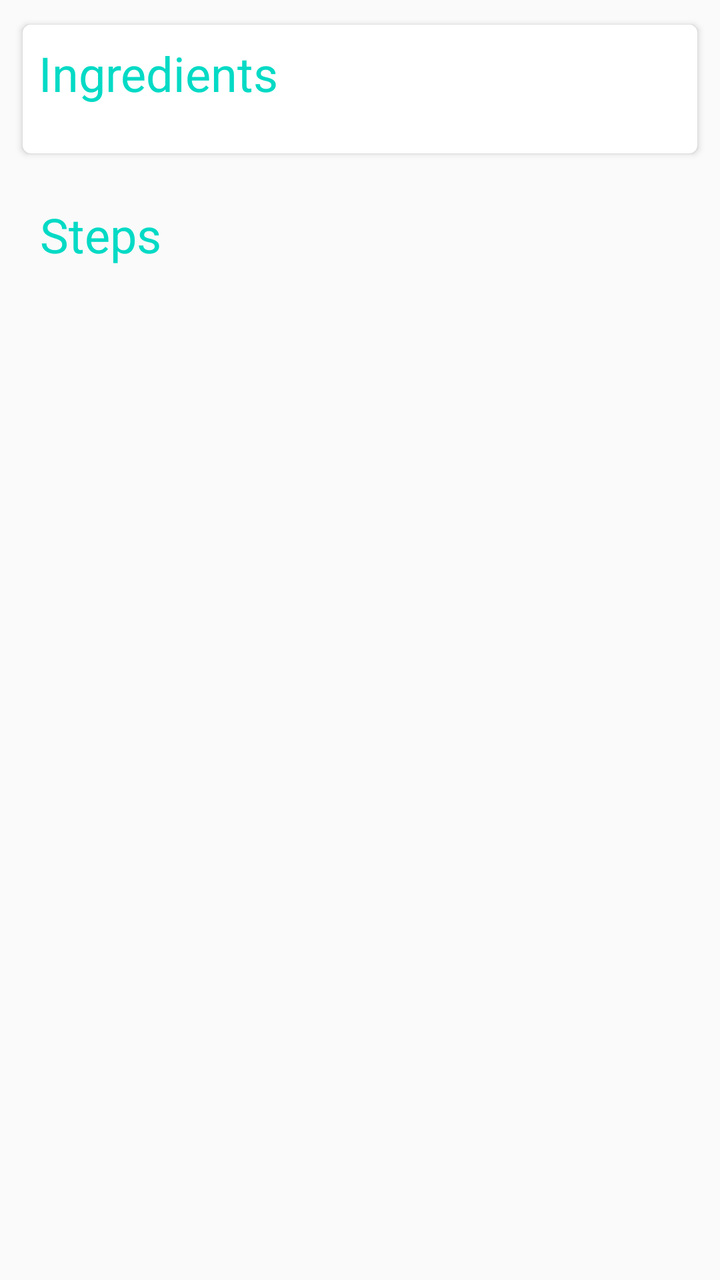
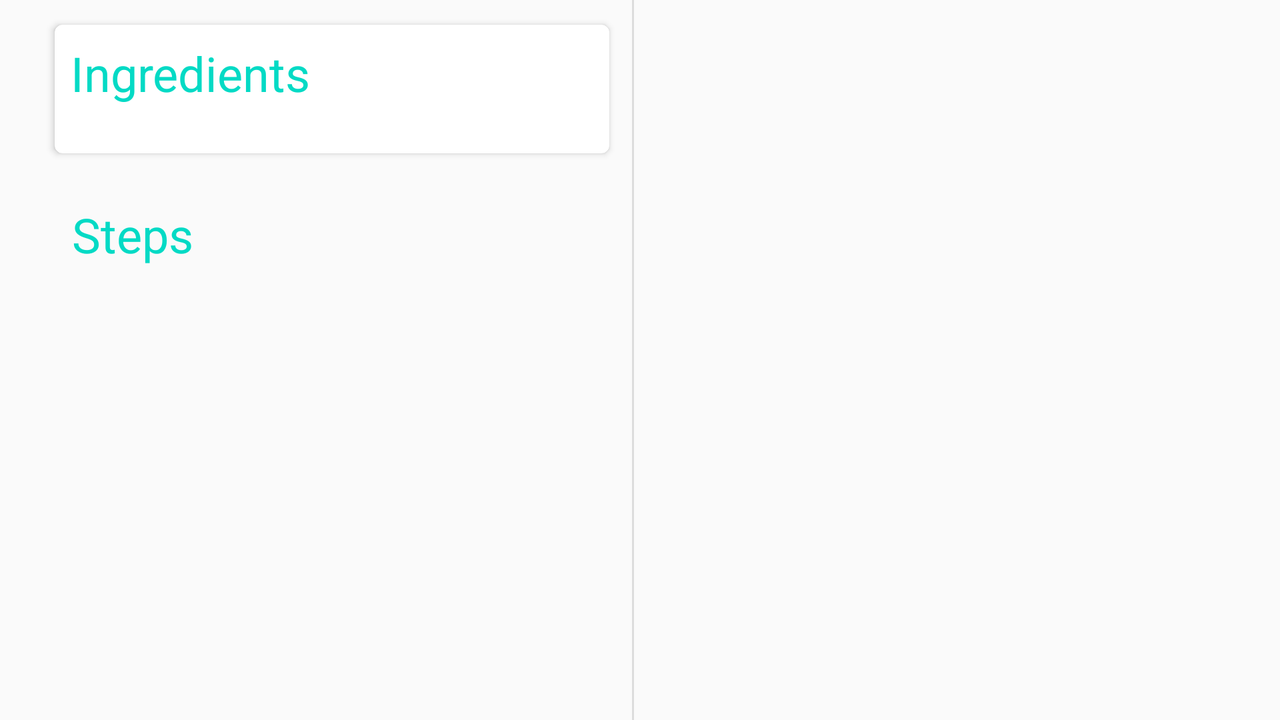

Two renders of one Android screen. The first uses the default layout on a phone; the second uses the alternative layout the repository ships for a different screen configuration, on a matching device. The two XML files are below.
<!-- AndroidManifest.xml: activity theme AppTheme.NoActionBar -->
<!-- res/layout/step_master.xml -->
<?xml version="1.0" encoding="utf-8"?>
<ScrollView
    android:id="@+id/scrollViewMaster"
    xmlns:android="http://schemas.android.com/apk/res/android"
    xmlns:app="http://schemas.android.com/apk/res-auto"
    xmlns:tools="http://schemas.android.com/tools"
    android:layout_width="match_parent"
    android:layout_height="match_parent">

    <android.support.constraint.ConstraintLayout
        android:layout_width="match_parent"
        android:layout_height="wrap_content">

        <android.support.v7.widget.CardView xmlns:android="http://schemas.android.com/apk/res/android"
            xmlns:card_view="http://schemas.android.com/apk/res-auto"
            android:id="@+id/card_view_ingredientsList"
            style="@style/cardStyle"
            android:layout_height="wrap_content"
            android:layout_margin="@dimen/margin_std"
            app:cardCornerRadius="@dimen/card_corner_radius"
            app:layout_constraintEnd_toEndOf="parent"
            app:layout_constraintStart_toStartOf="parent"
            app:layout_constraintTop_toTopOf="parent"
            card_view:cardUseCompatPadding="true"
            tools:targetApi="lollipop">

            <LinearLayout
                android:layout_width="match_parent"
                android:layout_height="wrap_content"
                android:orientation="vertical">

                <TextView
                    style="@style/textViewsTitlesIngredientsStep"
                    android:text="@string/ingredients" />

                <android.support.v7.widget.RecyclerView
                    android:id="@+id/ingredients_list"
                    android:layout_width="match_parent"
                    android:layout_height="wrap_content"
                    android:padding="@dimen/margin_std"
                    app:layoutManager="LinearLayoutManager">
                </android.support.v7.widget.RecyclerView>

            </LinearLayout>

        </android.support.v7.widget.CardView>

        <LinearLayout
            android:layout_width="match_parent"
            android:layout_height="wrap_content"
            android:layout_margin="@dimen/margin_rv_steps"
            android:orientation="vertical"
            app:layout_constraintEnd_toEndOf="parent"
            app:layout_constraintStart_toStartOf="parent"
            app:layout_constraintTop_toBottomOf="@+id/card_view_ingredientsList">

            <TextView
                style="@style/textViewsTitlesIngredientsStep"
                android:text="@string/steps" />

            <android.support.v7.widget.RecyclerView
                android:id="@+id/step_list"
                android:name="com.example.federico.bakingappadvancedandroid.activities.ac.StepListFragment"
                android:layout_width="match_parent"
                android:layout_height="wrap_content"
                app:layoutManager="LinearLayoutManager"
                tools:context=".activities.StepMasterActivity"
                tools:listitem="@layout/each_step" />
        </LinearLayout>
    </android.support.constraint.ConstraintLayout>
</ScrollView>
<!-- resources referenced by this layout -->
<resources>
  <dimen name="card_corner_radius">4dp</dimen>
  <dimen name="margin_rv_steps">12dp</dimen>
  <dimen name="margin_std">8dp</dimen>
  <string name="ingredients">Ingredients</string>
  <string name="steps">Steps</string>
  <style name="cardStyle">
          <item name="android:layout_width">match_parent</item>
          <item name="android:layout_height">match_parent</item>
          <item name="android:layout_margin">4dp</item>
          <item name="android:elevation" tools:targetApi="lollipop">1dp</item>
      </style>
  <style name="textViewsTitlesIngredientsStep">
          <item name="android:layout_width">wrap_content</item>
          <item name="android:layout_height">wrap_content</item>
          <item name="android:layout_margin">@dimen/margin_std</item>
          <item name="android:textSize">24sp</item>
          <item name="android:textColor">@color/colorAccent</item>
      </style>
  <style name="AppTheme.NoActionBar">
          <item name="windowActionBar">false</item>
          <item name="windowNoTitle">true</item>
      </style>
</resources>
<!-- res/layout-w600dp/step_master.xml (the repository's variant of the layout above) -->
<!-- drawn on the phone turned sideways -->
<?xml version="1.0" encoding="utf-8"?>
<LinearLayout xmlns:android="http://schemas.android.com/apk/res/android"
    xmlns:app="http://schemas.android.com/apk/res-auto"
    xmlns:tools="http://schemas.android.com/tools"
    android:layout_width="match_parent"
    android:layout_height="match_parent"
    android:layout_marginLeft="16dp"
    android:layout_marginRight="16dp"
    android:baselineAligned="false"
    android:divider="?android:attr/dividerHorizontal"
    android:orientation="horizontal"
    android:showDividers="middle"
    tools:context=".activities.StepMasterActivity">

    
    <LinearLayout
        android:layout_width="@dimen/item_width"
        android:layout_height="match_parent"
        android:orientation="vertical">

        <ScrollView xmlns:android="http://schemas.android.com/apk/res/android"
            xmlns:app="http://schemas.android.com/apk/res-auto"
            xmlns:tools="http://schemas.android.com/tools"
            android:id="@+id/scrollViewMaster"
            android:layout_width="match_parent"
            android:layout_height="match_parent"
            tools:ignore="UselessParent">

            <android.support.constraint.ConstraintLayout
                android:layout_width="match_parent"
                android:layout_height="wrap_content">

                <android.support.v7.widget.CardView xmlns:android="http://schemas.android.com/apk/res/android"
                    xmlns:card_view="http://schemas.android.com/apk/res-auto"
                    android:id="@+id/card_view_ingredientsList"
                    style="@style/cardStyle"
                    android:layout_height="wrap_content"
                    android:layout_margin="@dimen/margin_std"
                    app:cardCornerRadius="@dimen/card_corner_radius"
                    app:layout_constraintEnd_toEndOf="parent"
                    app:layout_constraintStart_toStartOf="parent"
                    app:layout_constraintTop_toTopOf="parent"
                    card_view:cardUseCompatPadding="true"
                    tools:targetApi="lollipop">

                    <LinearLayout
                        android:layout_width="match_parent"
                        android:layout_height="wrap_content"
                        android:orientation="vertical">

                        <TextView
                            style="@style/textViewsTitlesIngredientsStep"
                            android:text="@string/ingredients" />

                        <android.support.v7.widget.RecyclerView
                            android:id="@+id/ingredients_list"
                            android:layout_width="match_parent"
                            android:layout_height="wrap_content"
                            android:padding="@dimen/margin_std"
                            app:layoutManager="LinearLayoutManager">
                        </android.support.v7.widget.RecyclerView>

                    </LinearLayout>

                </android.support.v7.widget.CardView>

                <LinearLayout
                    android:layout_width="match_parent"
                    android:layout_height="wrap_content"
                    android:layout_margin="@dimen/margin_rv_steps"
                    android:orientation="vertical"
                    app:layout_constraintEnd_toEndOf="parent"
                    app:layout_constraintStart_toStartOf="parent"
                    app:layout_constraintTop_toBottomOf="@+id/card_view_ingredientsList">

                    <TextView
                        style="@style/textViewsTitlesIngredientsStep"
                        android:text="@string/steps" />

                    <android.support.v7.widget.RecyclerView
                        android:id="@+id/step_list"
                        android:name="com.example.federico.bakingappadvancedandroid.activities.ac.StepListFragment"
                        android:layout_width="match_parent"
                        android:layout_height="wrap_content"
                        app:layoutManager="LinearLayoutManager"
                        tools:context=".activities.StepMasterActivity"
                        tools:listitem="@layout/each_step" />
                </LinearLayout>
            </android.support.constraint.ConstraintLayout>

        </ScrollView>

    </LinearLayout>

    <FrameLayout
        android:id="@+id/step_detail_container"
        android:layout_width="0dp"
        android:layout_height="match_parent"
        android:layout_weight="3"
        tools:ignore="InconsistentLayout" />
</LinearLayout>
<!-- resources referenced by the variant -->
<!-- as the phone turned sideways resolves them -->
<resources>
  <dimen name="card_corner_radius">4dp</dimen>
  <dimen name="item_width">300dp</dimen>
  <dimen name="margin_rv_steps">12dp</dimen>
  <dimen name="margin_std">8dp</dimen>
  <string name="ingredients">Ingredients</string>
  <string name="steps">Steps</string>
  <style name="cardStyle">
          <item name="android:layout_width">match_parent</item>
          <item name="android:layout_height">match_parent</item>
          <item name="android:layout_margin">4dp</item>
          <item name="android:elevation" tools:targetApi="lollipop">1dp</item>
      </style>
  <style name="textViewsTitlesIngredientsStep">
          <item name="android:layout_width">wrap_content</item>
          <item name="android:layout_height">wrap_content</item>
          <item name="android:layout_margin">@dimen/margin_std</item>
          <item name="android:textSize">24sp</item>
          <item name="android:textColor">@color/colorAccent</item>
      </style>
  <style name="AppTheme.NoActionBar">
          <item name="windowActionBar">false</item>
          <item name="windowNoTitle">true</item>
      </style>
</resources>
